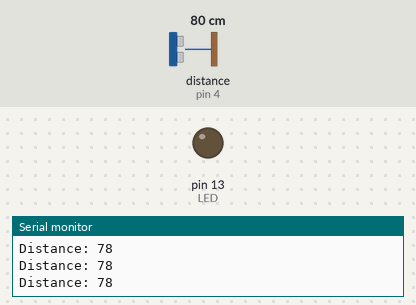
Recording of a sketch running on a simulated Arduino Uno, built with avr-gcc and run on an emulated ATmega328P. Shown: output pins drawn as LEDs (lit = HIGH), the last lines printed to the serial monitor. Wiring (inferred from the names in the program): ultrasonic range finder: trigger pin 2; echo pin 4. Inputs (shaded band) come from the test bench; at power-on: distance to the obstacle (sensor on pin 4) 80 cm. The echo pulse lasts 58.3 µs per cm; pins used as bus, display or sensor lines are not drawn.

Above: at 1.2 s.
1.3 s: distance to the obstacle (sensor on pin 4) set to 8 cm
4.3 s: distance to the obstacle (sensor on pin 4) set to 5 cm
At 5.1 s:
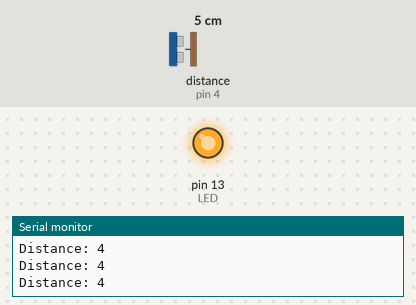
5.8 s: distance to the obstacle (sensor on pin 4) set to 9 cm
At 6.3 s:
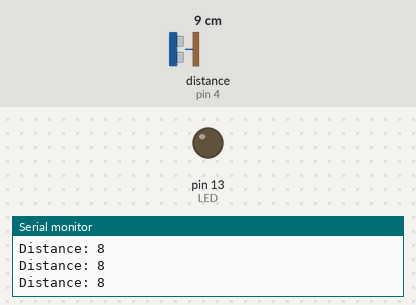
8.8 s: distance to the obstacle (sensor on pin 4) set to 2 cm
At 9.8 s:
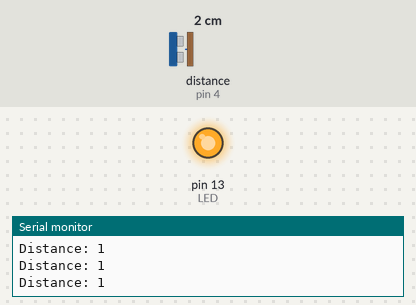
Timing chart, 0 to 11.8 s (numbered marks = the images above; inputs shaded):
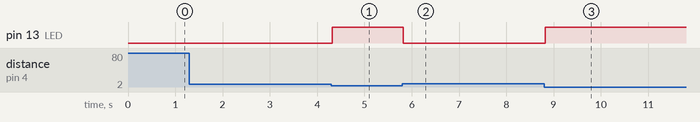

Measured:
- the behaviour switches between 7 and 6 cm on distance to the obstacle (sensor on pin 4) (found by bisection; images 0 and 1)
- after the input at 4.3 s, pin 13 (LED): LOW → HIGH at once
- after the input at 5.8 s, pin 13 (LED): HIGH → LOW at once
- after the input at 8.8 s, pin 13 (LED): LOW → HIGH at once

The sketch:

activity_6.ino
```cpp
const int trigPin = 2;
const int echoPin = 4;
const int LED = 13;

long duration;
int distance;
float ultrasonicSpeed = 0.034;
//speed of sound = 340m/s = 0.034cm/microseconds

void setup(){
  pinMode(LED, OUTPUT);
  pinMode(trigPin, OUTPUT);
  pinMode(echoPin, INPUT);
  Serial.begin(9600);
}

void loop(){
  digitalWrite(trigPin, LOW);
  delayMicroseconds(2);
  digitalWrite(trigPin, HIGH);
  delayMicroseconds(10);
  digitalWrite(trigPin, LOW);

  duration = pulseIn(echoPin, HIGH);
  distance = duration*ultrasonicSpeed/2;

  //divide by 2, because the wave travels a round trip, to and from the object
  Serial.println("Distance: " + String(distance));

  if(distance <= 5){
    digitalWrite(LED, HIGH);
  } else{
    digitalWrite(LED, LOW);
  }
}
```
